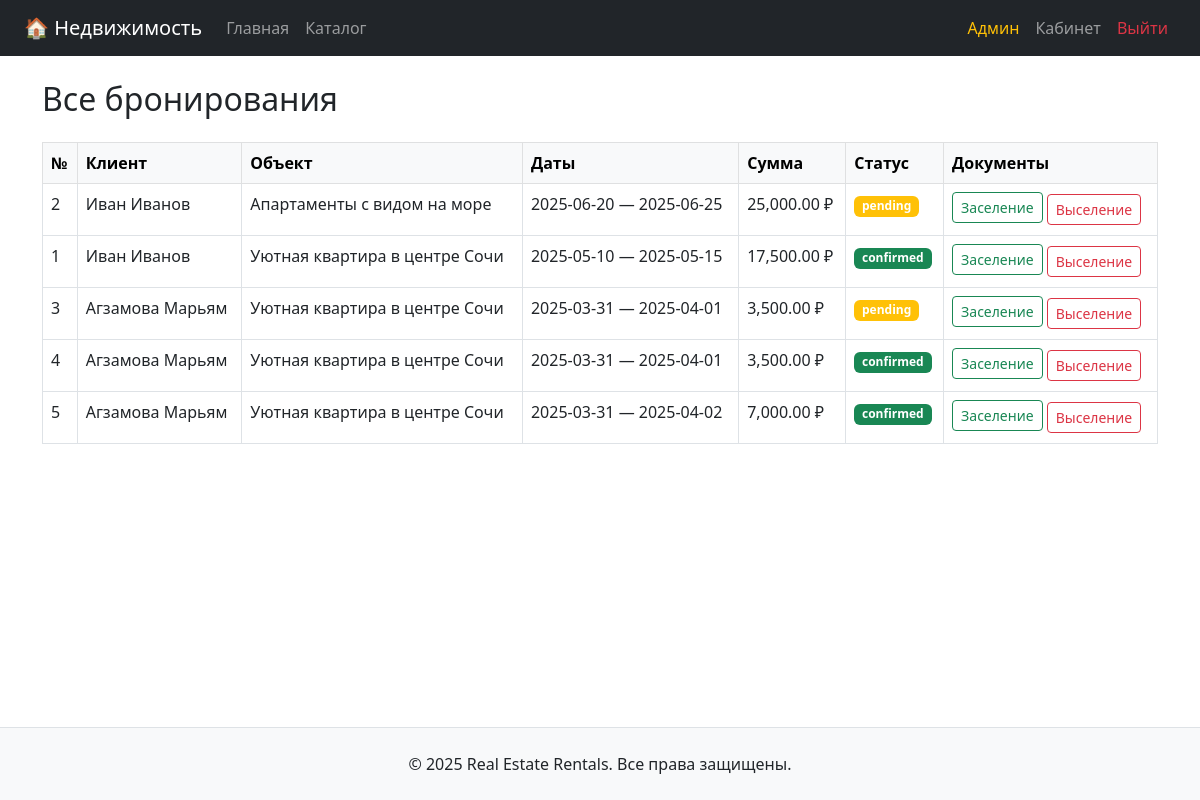
The app's page /admin/bookings.php (signed in) with its own data.
### tables this page shows
CREATE TABLE `bookings` (
  `id` int(11) NOT NULL,
  `user_id` int(11) NOT NULL,
  `property_id` int(11) NOT NULL,
  `check_in` date NOT NULL,
  `check_out` date NOT NULL,
  `total_price` decimal(10,2) NOT NULL,
  `status` enum('pending','confirmed','cancelled','completed') DEFAULT 'pending',
  `created_at` datetime DEFAULT CURRENT_TIMESTAMP
);

CREATE TABLE `users` (
  `id` int(11) NOT NULL,
  `role_id` int(11) NOT NULL,
  `full_name` varchar(100) NOT NULL,
  `email` varchar(100) NOT NULL,
  `password_hash` varchar(255) NOT NULL,
  `phone` varchar(20) DEFAULT NULL,
  `created_at` datetime DEFAULT CURRENT_TIMESTAMP
);

CREATE TABLE `properties` (
  `id` int(11) NOT NULL,
  `owner_id` int(11) NOT NULL,
  `category_id` int(11) NOT NULL,
  `location_id` int(11) NOT NULL,
  `title` varchar(255) NOT NULL,
  `description` text,
  `price_per_day` decimal(10,2) NOT NULL,
  `max_guests` int(11) DEFAULT '1',
  `available_from` date DEFAULT NULL,
  `available_to` date DEFAULT NULL,
  `created_at` datetime DEFAULT CURRENT_TIMESTAMP,
  `is_active` tinyint(1) DEFAULT '1'
);

### admin/bookings.php (the view, shortened to what this page needs)
<?php
require_once '../config.php';
$stmt = $pdo->query("
    SELECT b.*, u.full_name AS user_name, p.title AS property_title
    FROM bookings b
    JOIN users u ON b.user_id = u.id
    JOIN properties p ON b.property_id = p.id
    ORDER BY b.check_in DESC
");
$bookings = $stmt->fetchAll();
require_once '../templates/header.php';
?>
<h2 class="mb-4">Все бронирования</h2>
<table class="table table-bordered table-hover">
    <thead class="table-light">
    <tr>
        <th>№</th>
        <th>Клиент</th>
        <th>Объект</th>
        <th>Даты</th>
        <th>Сумма</th>
        <th>Статус</th>
        <th>Документы</th>
    </tr>
    </thead>
    <tbody>
    <?php foreach ($bookings as $booking): ?>
        <tr>
            <td><?= $booking['id'] ?></td>
            <td><?= htmlspecialchars($booking['user_name']) ?></td>
            <td><?= htmlspecialchars($booking['property_title']) ?></td>
            <td><?= $booking['check_in'] ?> — <?= $booking['check_out'] ?></td>
            <td><?= number_format($booking['total_price'], 2) ?> ₽</td>
            <td>
                    <span class="badge bg-<?= match($booking['status']) {
                        'confirmed' => 'success',
                        'cancelled' => 'danger',
                        'completed' => 'secondary',
                        default => 'warning'
                    } ?>">
                        <?= $booking['status'] ?>
                    </span>
            </td>
            <td>
                <a href="/functions/checkin_checkout.php?id=<?= $booking['id'] ?>&type=checkin" class="btn btn-sm btn-outline-success mb-1">Заселение</a>
                <a href="/functions/checkin_checkout.php?id=<?= $booking['id'] ?>&type=checkout" class="btn btn-sm btn-outline-danger">Выселение</a>
            </td>
        </tr>
    <?php endforeach; ?>
    </tbody>
</table>
<?php require_once '../templates/footer.php'; ?>

### records on screen
bookings: id "2", user.full_name "Иван Иванов", property.title "Апартаменты с видом на море", check_in "2025-06-20", check_out "2025-06-25", total_price "25,000.00", status "pending"
bookings: id "1", user.full_name "Иван Иванов", property.title "Уютная квартира в центре Сочи", check_in "2025-05-10", check_out "2025-05-15", total_price "17,500.00", status "confirmed"
bookings: id "3", user.full_name "Агзамова Марьям", property.title "Уютная квартира в центре Сочи", check_in "2025-03-31", check_out "2025-04-01", total_price "3,500.00", status "pending"
bookings: id "4", user.full_name "Агзамова Марьям", property.title "Уютная квартира в центре Сочи", check_in "2025-03-31", check_out "2025-04-01", total_price "3,500.00", status "confirmed"
bookings: id "5", user.full_name "Агзамова Марьям", property.title "Уютная квартира в центре Сочи", check_in "2025-03-31", check_out "2025-04-02", total_price "7,000.00", status "confirmed"
